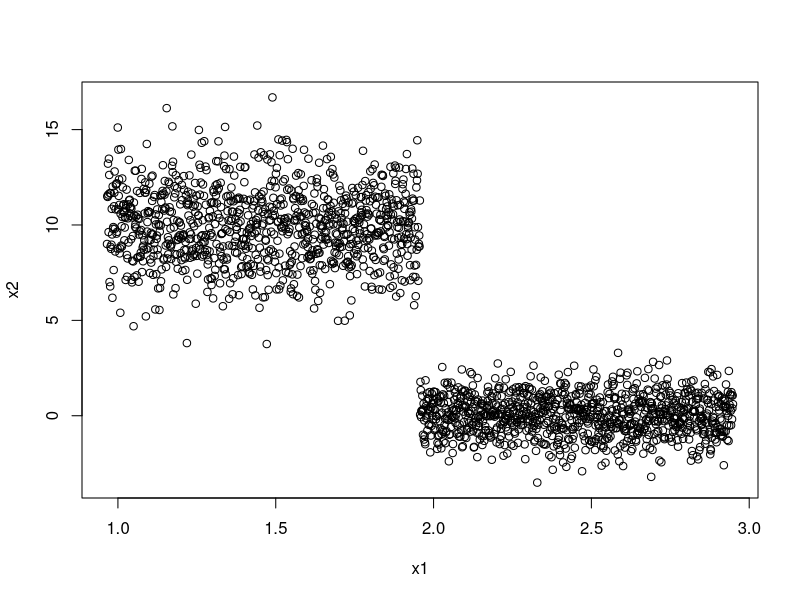

R code for this plot: (Note: this script raises an error after producing the figure.)
#CREATING A TOY DATASET
minimo <- runif(1)*1
maximo <- 1+runif(1)*9
df <- data.frame(x1=seq(minimo,maximo,by=0.001))
df$x2 <- c(rnorm(n=floor(dim(df)[1]/2),mean=10,sd=2),  #let's make this variable induce some clusters
           rnorm(n=ceiling(dim(df)[1]/2),mean=0,sd=1))
plot(df)

#ANOTHER TOY DATASET
#angulos <- runif(n=1000)*2*pi
#radios  <- runif(n=1000)/10+0.5
#df <- data.frame(x1 =radios*cos(angulos) , x2 =radios*sin(angulos) )
#plot(df)
################### IMPORTANT
#BEFORE THIS SECTION IT IS IMPORTANT FOR THE DATA FRAME THAT WILL BE USED TO BE CALLED "df"
#ALSO I AM ASSUMING WE CAN TAKE "x1" AS A VARIABLE FROM "df" TO SUBSET
#THIS VARIABLE HAS TO BE NUMERIC AND NON CATEGORICAL
#I SUGGEST WORKING WITH THE TOY DATA SET FIRST AND THEN MOVING ON TO TRY OTHER ONES
####################

#----------------------------- PACKAGES -----------------------------

#install.packages("fpc")
#library(fpc)
#library(igraph)

#----------------------------- NECESSARY PARAMETERS -----------------------------
var_o <- df$x1   #variable we will use to make the overlapping subsets
n_int <- 5       #number of intervals we want
p <- 0.1          #proportion of each interval that should overlap with the next
#parameters for dbscan
eps <- 0.7            #epsilon makes the number of clusters VERY unstable  !!!!!
p_noise <- 0.05       #

#----------------------------- CREATING THE INTERVALS -----------------------------
#this section will create a data frame in which we will construct overlapping intervals
intervals_centers <- seq(min(var_o),max(var_o),length=n_int)  #basic partition = centers
interval_length <- intervals_centers[2]-intervals_centers[1]  #to create the overlaps of p% of this length
intervals <- data.frame(centers=intervals_centers)            #create a data frame
#create the overlapping intervals  
  intervals$min <- intervals_centers - (0.5+p)*interval_length                     
  intervals$max <- intervals_centers + (0.5+p)*interval_length
#decent name for the intervals e.g    [5.34;6.53)     [6.19;7.39)
intervals$interval <- seq(1,n_int)
intervals$name <- with(intervals, sprintf("[%.2f;%.2f)",min,max))

#function that will split the variable according to the invervals
res <- lapply(split(intervals,intervals$interval), function(x){   
  return(df[var_o> x$min & var_o <= x$max,])     #res will be a list with each element res[i]
})                                                #being the points on the i'th subset

#res


#ITERATE EVERY ELEMENT OF THE LIST (res[i]) AND CLUSTERIZE INSIDE
ints<-list()
counter1<-1;counter2<-1

for(i in 1:(n_int-1)){
  df1<-as.data.frame(res[[i]])
  df2<-as.data.frame(res[[i+1]])
  
  if(i==1){
    MinPts <- p_noise*dim(df1)[1]
    result1<-(dbscan(df1,eps=eps,MinPts=MinPts,showplot = TRUE))
          }else{result1 <- result2
                }
  df1$cluster1 <- result1$cluster   #use the results for the last iteration
                                    #this ensures that the cluster labels will be correct for the adj. matrix
  
  MinPts <- p_noise*dim(df2)[1]
  result2<-(dbscan(df2,eps=eps,MinPts=MinPts,showplot = TRUE))
  df2$cluster2 <- result2$cluster
  
  intersection <- merge(df1,df2,all=TRUE)            #points in the intersection
  intersection[is.na(intersection)] <- 0
  ints[[i]]<-as.data.frame(unique(intersection[3:4]))               #list of all the clusters that intersect
  
        }

#----------------------------- GENERATE ADJACENCY MATRIX -----------------------------

cadena=''
for ( i in 1:length(ints)) {
  for (j in 1:dim(ints[[i]][1])[1]) {
    if (ints[[i]][j,1]!=0 && ints[[i]][j,2]!=0){
      cadena<-paste(cadena,'c',i,ints[[i]][j,1],'-c',i+1,ints[[i]][j,2],',', sep="")
    }
  }
}
a<-substr(cadena,1,nchar(cadena)-1)
print(a)

#g<-graph_from_literal(c11-c22,c11-c21,c21-c32,c22-c31,c32-c41,c31-c42,c42-c51,c41-c51)
#g<-graph_from_literal(c11-c21,c21-c31,c32-c41,c41-c51)
plot(g)



